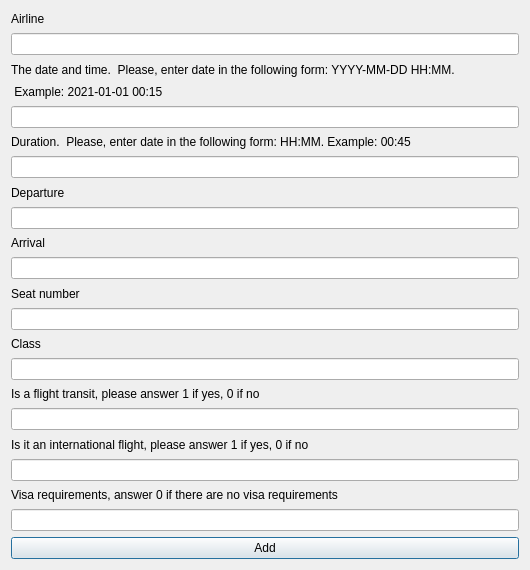
<?xml version="1.0" encoding="UTF-8"?>
<ui version="4.0">
 <class>DialogAdd</class>
 <widget class="QDialog" name="DialogAdd">
  <property name="geometry">
   <rect>
    <x>0</x>
    <y>0</y>
    <width>530</width>
    <height>570</height>
   </rect>
  </property>
  <property name="windowTitle">
   <string>Dialog</string>
  </property>
  <layout class="QGridLayout" name="gridLayout">
   <item row="10" column="0">
    <widget class="QLineEdit" name="lineEdit_5"/>
   </item>
   <item row="7" column="0">
    <widget class="QLabel" name="label_4">
     <property name="text">
      <string>Departure</string>
     </property>
    </widget>
   </item>
   <item row="15" column="0">
    <widget class="QLabel" name="label_8">
     <property name="text">
      <string>Is a flight transit, please answer 1 if yes, 0 if no</string>
     </property>
    </widget>
   </item>
   <item row="11" column="0">
    <widget class="QLabel" name="label_6">
     <property name="text">
      <string>Seat number</string>
     </property>
    </widget>
   </item>
   <item row="1" column="0">
    <widget class="QLineEdit" name="lineEdit"/>
   </item>
   <item row="2" column="0">
    <widget class="QLabel" name="label_2">
     <property name="text">
      <string>The date and time.  Please, enter date in the following form: YYYY-MM-DD HH:MM.</string>
     </property>
    </widget>
   </item>
   <item row="17" column="0">
    <widget class="QLabel" name="label_9">
     <property name="text">
      <string>Is it an international flight, please answer 1 if yes, 0 if no</string>
     </property>
    </widget>
   </item>
   <item row="4" column="0">
    <widget class="QLineEdit" name="lineEdit_2"/>
   </item>
   <item row="16" column="0">
    <widget class="QLineEdit" name="lineEdit_8"/>
   </item>
   <item row="21" column="0">
    <widget class="QPushButton" name="pushButton">
     <property name="text">
      <string>Add</string>
     </property>
    </widget>
   </item>
   <item row="9" column="0">
    <widget class="QLabel" name="label_5">
     <property name="text">
      <string>Arrival</string>
     </property>
    </widget>
   </item>
   <item row="19" column="0">
    <widget class="QLabel" name="label_10">
     <property name="text">
      <string>Visa requirements, answer 0 if there are no visa requirements</string>
     </property>
    </widget>
   </item>
   <item row="18" column="0">
    <widget class="QLineEdit" name="lineEdit_9"/>
   </item>
   <item row="5" column="0">
    <widget class="QLabel" name="label_3">
     <property name="text">
      <string>Duration.  Please, enter date in the following form: HH:MM. Example: 00:45</string>
     </property>
    </widget>
   </item>
   <item row="6" column="0">
    <widget class="QLineEdit" name="lineEdit_3"/>
   </item>
   <item row="13" column="0">
    <widget class="QLabel" name="label_7">
     <property name="text">
      <string>Class</string>
     </property>
    </widget>
   </item>
   <item row="14" column="0">
    <widget class="QLineEdit" name="lineEdit_7"/>
   </item>
   <item row="20" column="0">
    <widget class="QLineEdit" name="lineEdit_10"/>
   </item>
   <item row="0" column="0">
    <widget class="QLabel" name="label">
     <property name="text">
      <string>Airline</string>
     </property>
    </widget>
   </item>
   <item row="8" column="0">
    <widget class="QLineEdit" name="lineEdit_4"/>
   </item>
   <item row="12" column="0">
    <widget class="QLineEdit" name="lineEdit_6"/>
   </item>
   <item row="3" column="0">
    <widget class="QLabel" name="label_11">
     <property name="text">
      <string> Example: 2021-01-01 00:15</string>
     </property>
    </widget>
   </item>
  </layout>
 </widget>
 <resources/>
 <connections>
  <connection>
   <sender>pushButton</sender>
   <signal>clicked()</signal>
   <receiver>DialogAdd</receiver>
   <slot>addButtonClicked()</slot>
   <hints>
    <hint type="sourcelabel">
     <x>331</x>
     <y>545</y>
    </hint>
    <hint type="destinationlabel">
     <x>646</x>
     <y>648</y>
    </hint>
   </hints>
  </connection>
 </connections>
 <slots>
  <slot>addButtonClicked()</slot>
  <slot>text1Changed()</slot>
 </slots>
</ui>
